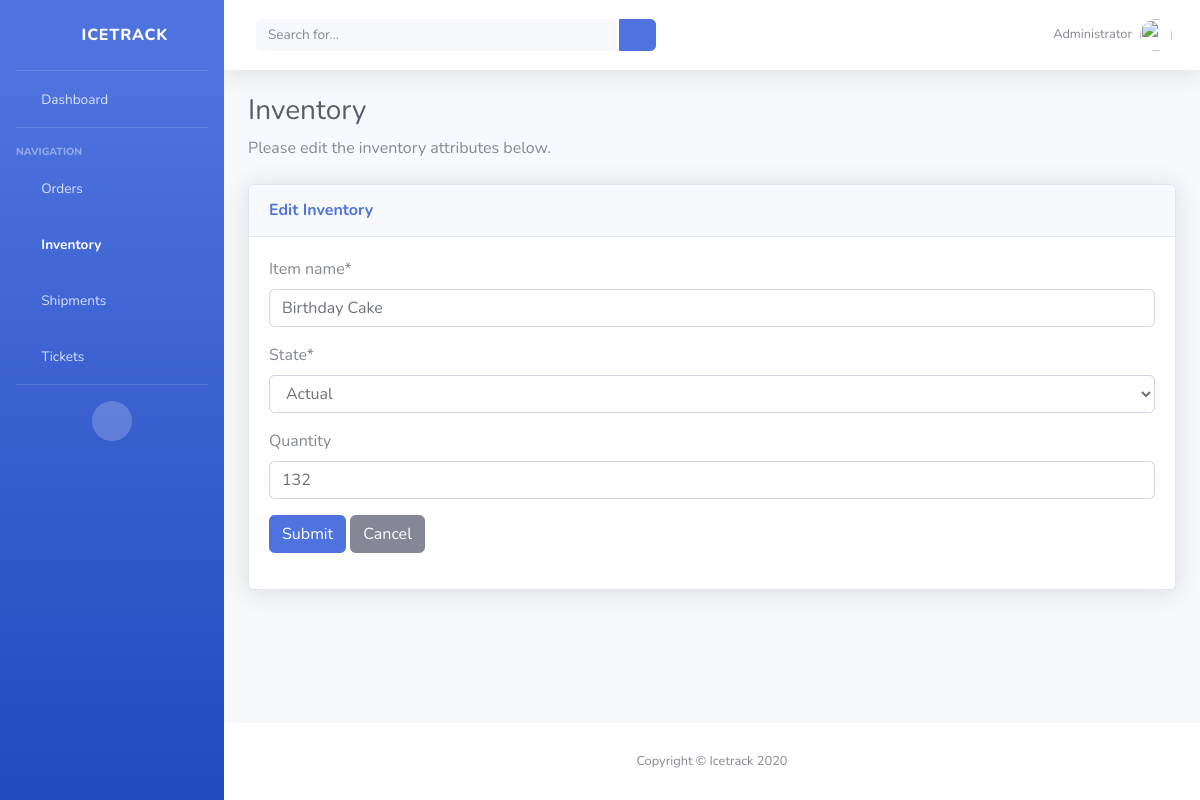
/inventory/1/update, run on the app's committed database.
### icetrack/models.py (models this page shows, shortened)
class Inventory(models.Model):
    STATE_CHOICES = [
        ('Actual', 'Actual'),
        ('Planned', 'Planned'),
        ('Spoilage', 'Spoilage'),
        ('Defective', 'Defective'),
    ]
    item_name = models.CharField(max_length=50, null=True)
    quantity = models.IntegerField(default='0', blank=True, null=True)
    package_size = models.IntegerField(default='0', blank=True, null=True)
    state = models.CharField(max_length=10, choices=STATE_CHOICES, default='Planned')
    received_quantity = models.IntegerField(default='0', blank=True, null=True)
    received_by = models.CharField(max_length=50, blank=True, null=True)
    num_orders = models.IntegerField(default='0', blank=True, null=True)
    sold_quantity = models.IntegerField(default='0', blank=True, null=True)
    sold_by = models.CharField(max_length=50, blank=True, null=True)
    sold_to = models.CharField(max_length=50, blank=True, null=True)
    created_by = models.CharField(max_length=50, blank=True, null=True, default='Administrator')
    reorder_level = models.IntegerField(default='0', blank=True, null=True)
    date_created = models.DateTimeField(auto_now_add=True, auto_now=False)
    last_updated = models.DateTimeField(auto_now_add=False, auto_now=True)
    export_to_CSV = models.BooleanField(default=False)

### icetrack/views.py (the view)
# urls.py: path('inventory/<int:pk>/update', InventoryUpdateView.as_view(), name="update_inventory"),
class InventoryUpdateView(UpdateView):
    model = Inventory
    form_class = InventoryUpdateForm
    success_url = '/inventory/'
    template_name = 'create_inventory.html'

### icetrack/forms.py
class InventoryUpdateForm(forms.ModelForm):
    class Meta:
        model = Inventory
        fields = ['item_name', 'state', 'quantity']

### templates/create_inventory.html
{% extends 'base.html' %}
{% load crispy_forms_tags %}
{% block content%}
<div class="container-fluid">
    <h1 class="h3 mb-2 text-gray-800">Inventory</h1>
    <p class="mb-4">
        {% if 'update' in request.path %}
            Please edit the inventory attributes below.
        {% else %}
            To create an inventory item, please fill out the following form.
        {% endif %}
    </p>
    <div class="card shadow mb-4">
        <div class="card-header py-3">
            <h6 class="m-0 font-weight-bold text-primary">
                {% if 'update' in request.path %}
                    Edit Inventory
                {% else %}
                    Create Inventory
                {% endif %}
            </h6>
        </div>
        <div class="card-body">
			<form method='POST' action=''>{% csrf_token %}
				<div class="form-group">
					{{form|crispy}}
				</div>
		        <input type="submit" class="btn btn-primary" value='Submit'/>
				<a href="{{ view.get_success_url }}" class="btn btn-secondary">Cancel</a>
		    </form>
		</div>
	</div>
</div>
{% endblock content %}

### data on the page
Inventory: item_name "Birthday Cake", state "Actual", quantity "132"
